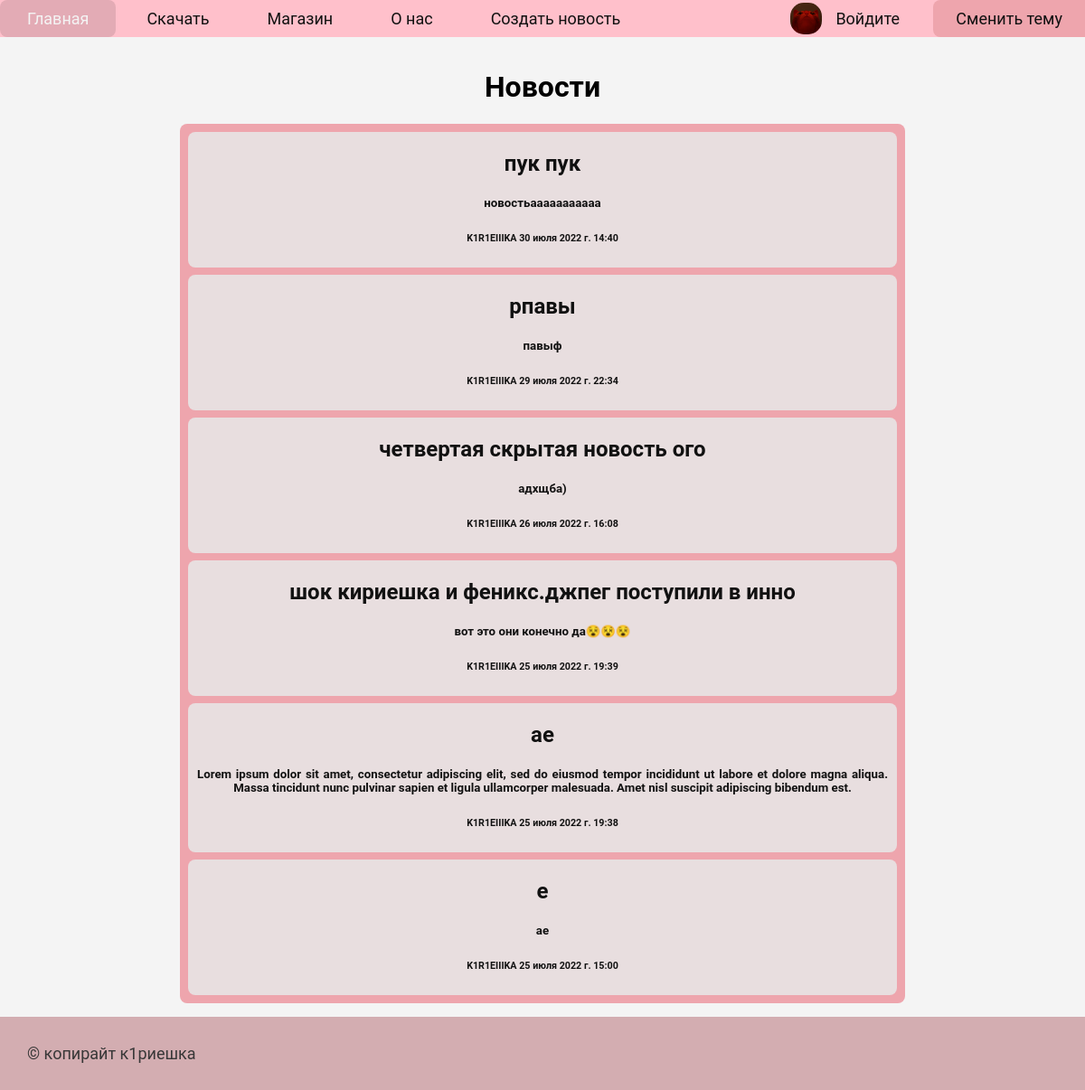
Page /news on the committed database.
### main/models.py (models this page shows, shortened)
class News(models.Model):
    header = models.CharField('Заголовок', max_length=50)
    body = models.TextField('Основной текст')
    date = models.DateTimeField('Дата публикации')
    author = models.ForeignKey('auth.User', on_delete=models.CASCADE)
    class Meta:
        verbose_name = 'Новость'
        verbose_name_plural = 'Новости'

### main/views.py (the view)
# urls.py: path('news', views.news),
def news(request):
    new = News.objects.order_by('-date')
    return render(request, 'main/news/news.html', {'news': new})

### main/templates/main/news/news.html (shortened to what this page needs)
{% extends 'main/layout.html' %}
{% block navbar %}
    <a class="nav-link" href="/news/create">Создать новость</a>
{% endblock %}
{% block content %}
    <h1 class="text">Новости</h1>
    <div class="news-all">
        {% if news %}
            {% for element in news %}
                <div class="new">
                    <h2 class="news-title">{{ element.header }}</h2>
                    <h5>{{ element.body }}</h5>
                    <h6>{{ element.author }} {{ element.date }}</h6>
                </div>
            {% endfor %}
        {% else %}
            <h3>Нет новостей</h3>
        {% endif %}
    </div>
{% endblock %}

### main/static/main/css/global.css (style rules this page uses)
body, html { width: 100%; height: 100%; padding: 0; margin: 0; font-family: "Roboto", sans-serif; }
.text { text-align: center; text-decoration: none; }
nav a { text-decoration: none; }
.nav-link { display: inline-block; padding: 10px 30px; margin: 0; font: 18px 'Roboto', sans-serif; }
.new { border-radius: 8px; text-align: justify; text-align-last: center; margin: 8px; padding: 1px 10px; }
.news-title { text-align: center; }
.news-all { width: 800px; border-radius: 8px; margin: 0 auto; padding: 1px; text-align: center; }

### main/static/main/css/lightTheme.css (style rules this page uses)
body, html { background: #f4f4f4; }
.navbar a { color: #111111; }
.new { background: #e8dedf; color: #111111; }
.news-all { background: #EEA5AD; color: #111111; }

### rows in the picture
News: header "пук пук", body "новостьааааааааааа", author "K1R1EIIIKA", date "30 июля 2022 г. 14:40"
News: header "рпавы", body "павыф", author "K1R1EIIIKA", date "29 июля 2022 г. 22:34"
News: header "четвертая скрытая новость ого", body "адхщба)", author "K1R1EIIIKA", date "26 июля 2022 г. 16:08"
News: header "шок кириешка и феникс.джпег поступили в инно", body "вот это они конечно да😵😵😵", author "K1R1EIIIKA", date "25 июля 2022 г. 19:39"
News: header "ae", body "Lorem ipsum dolor sit amet, consectetur adipiscing elit, sed do eiusmod tempor incididunt ut labore et dolore magna aliqua. Massa tincidunt nunc pulvinar sapien et ligula ullamcorper malesuada. Amet nisl suscipit adipiscing bibendum est.", author "K1R1EIIIKA", date "25 июля 2022 г. 19:38"
News: header "e", body "ae", author "K1R1EIIIKA", date "25 июля 2022 г. 15:00"
